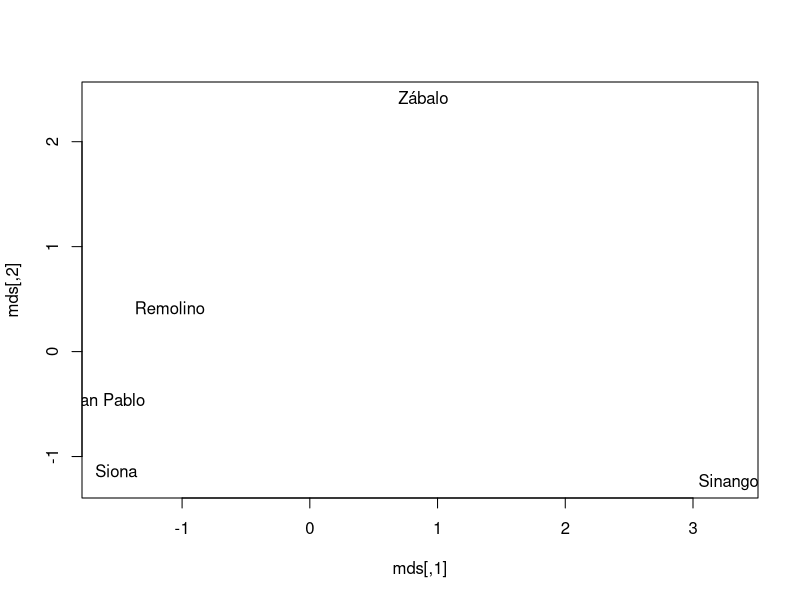
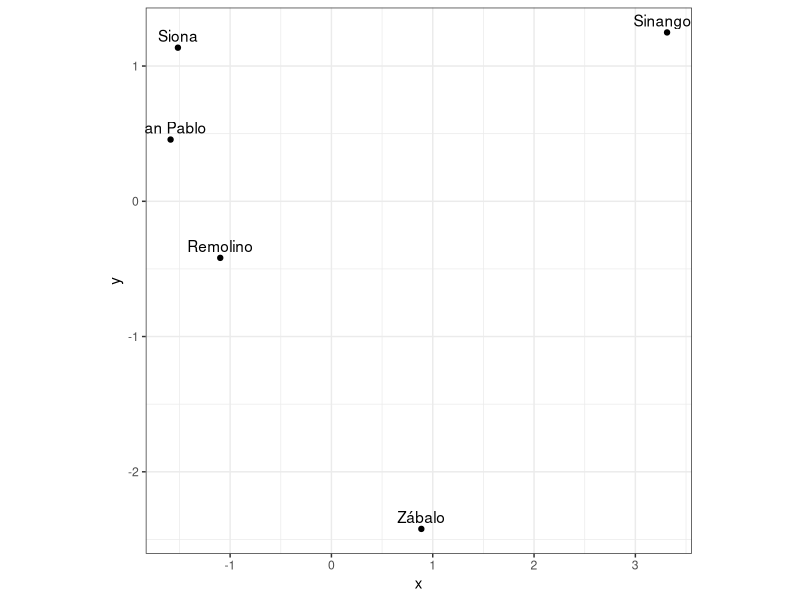
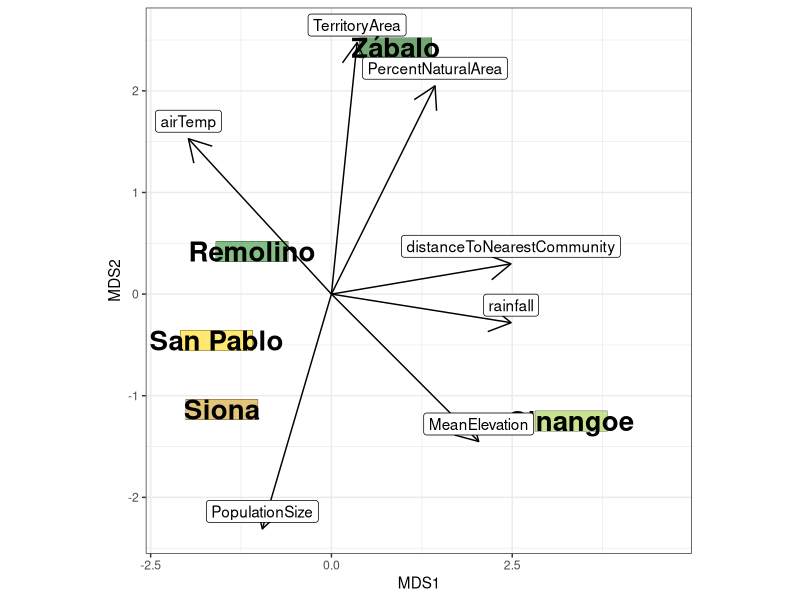
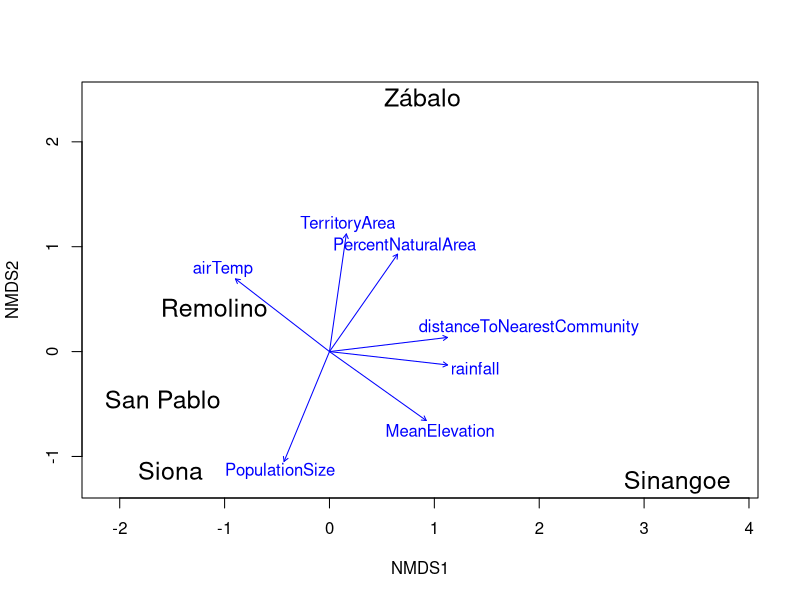
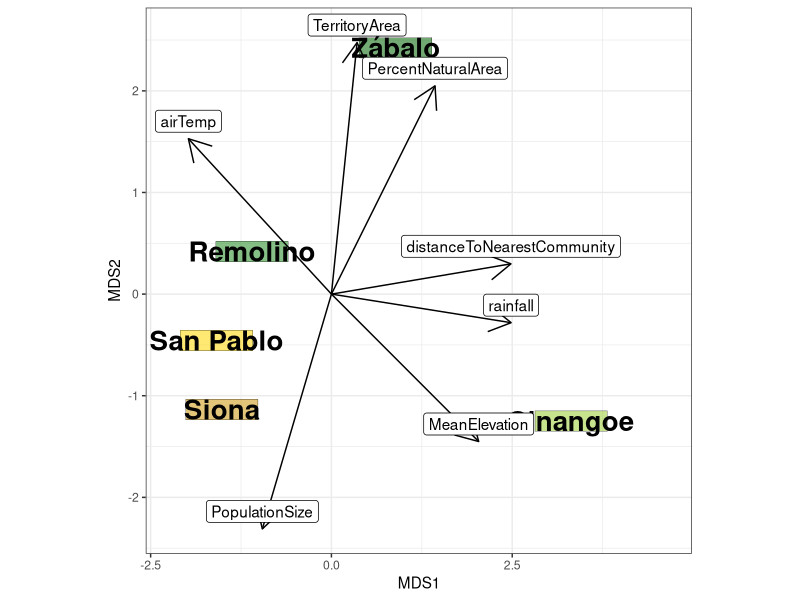

These charts were generated, in order, by the following R code:
# Goal: do the multidimensional scaling

setwd("~/amazon/Global/Data")

# source of elevation data: https://www.sciencebase.gov/catalog/item/5920dd83e4b0ac16dbdf3a4d
# source for rainfall, temperature, humidity, root moisture: https://disc.gsfc.nasa.gov/datasets/GLDAS_NOAH025_M_2.1/summary

################################################################################
################################################################################
################################################################################

# load in necessary packages
require(dplyr)
require(vegan)
require(ggplot2)
require(ggrepel)

# load in necessary data
communityCovariates <- read.csv("CommunityLevelCovariates.csv")
rownames(communityCovariates) <- gsub("Zabalo", "Zábalo", communityCovariates$Community)
communityCovariates$Community <- NULL



################################################################################
################################################################################
######################### MULTIDIMENSIONAL SCALING #############################
################################################################################
################################################################################

# Columns to exclude
excludeColumns <- c(
    "X", "Y", "OperatingDays", "MeanTemperature", "MeanDistToWater",
    "DaysHuntingPerMonthDry", "DaysHuntingPerMonthWet", "DaysFishingPerMonthWet",
    "DaysFishingPerMonthDry", "PercentPopWhoHunt", "PercentPopWhoFish", 
    "humiditySD", "airTempSD", "rainfallSD", "rootMoistureSD",
    # new removals
    "humidity", "rootMoisture", "shannonIndex", "simpsonIndex", "nSpecies", "nIndiv"
)
communityCovariatesRemoved <- communityCovariates[, !(names(communityCovariates) %in% excludeColumns)]
communityCovariatesRemoved <- scale(communityCovariatesRemoved)

# Calculate the distance matrix
distance_matrix <- dist(communityCovariatesRemoved)

# Perform MDS analysis
mds <- cmdscale(distance_matrix)
plot(mds, type = "n")
text(mds, labels = rownames(communityCovariates))

# data frame for ggplot
x <- as.data.frame(mds)$V1
y <- -as.data.frame(mds)$V2 # reflect so North is at the top
mds_df <- data.frame(x = x, y = y, label = rownames(mds))

# plot using ggplot
colors <- c(
    "Zábalo" = "darkgreen", "Remolino" = "forestgreen",
    "Sinangoe" = "yellowgreen", "San Pablo" = "gold1", "Siona" = "darkgoldenrod3"
)
ggplot(mds_df, aes(x = x, y = y, label = label)) +
    geom_point() +
    geom_text(aes(label = label), vjust = -0.5) + # add labels
    theme_bw() +
    theme(aspect.ratio = 1) 




# this is how I found a way to add the arrows to the plot
####### the 'vegan' way based on https://andrewirwin.github.io/data-viz-notes/lessons/122-mds.html
NMDS <- metaMDS(distance_matrix, trace = 0)

# add arrows showing the direction of the covariates
ef <- envfit(NMDS, as.data.frame(communityCovariatesRemoved), na.rm = TRUE)
ef
labelFactor <- 2.5
arrows1 <- ef$vectors$arrows |> as_tibble(rownames = "community")
as_tibble(NMDS$points, rownames = "community") |>
    ggplot(aes(x = MDS1, y = MDS2, label = community)) +
    #geom_point()
    xlim(min(NMDS$points[, 1]) * 1.4, max(NMDS$points[, 1]) * 1.4) +
    geom_tile(
        aes(fill = community, color = "black", alpha = 0.2),
        width = 1,
        height = 0.2,
        col = "black"
    ) +
    scale_fill_manual(values = colors) +
    geom_text(aes(fontface = "bold"), size = 7) +
    geom_segment(data = arrows1, aes(x = labelFactor * NMDS1, y = labelFactor * NMDS2, xend = 0, yend = 0), arrow = arrow(ends = "first")) +
    geom_label_repel(data = arrows1, aes(x = labelFactor * NMDS1, y = labelFactor * NMDS2), nudge_y = .1, segment.colour = NA) +
    theme_bw() +
    theme(aspect.ratio = 1,
        legend.position = "none")
ggsave(
    filename = paste0("../Figures/MultispeciesModeling/multiDimensionalScaling.png"),
    width = 12, height = 12
)

# base plot for comparison
plot(NMDS, type = "text", cex = 1.5)
plot(ef)
